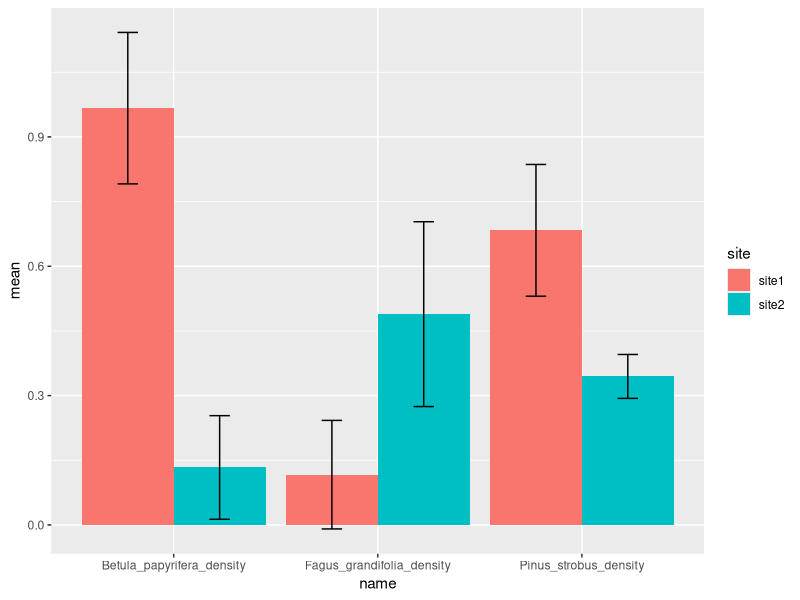
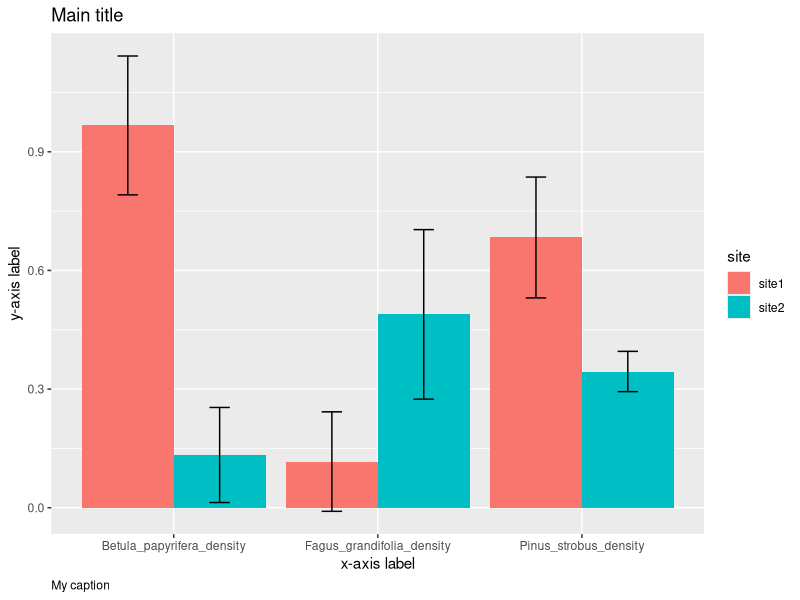

Here is the R script that generated these plots, in order:
## ---- chunk 1
knitr::opts_chunk$set(echo = TRUE)
## ---- chunk 2
library(dplyr)
library(tidyr)
library(ggplot2)
## ---- chunk 3
site1 <- cbind.data.frame(site = "site1", 
													plot = c("plot1", "plot2","plot3"),
													plot_area = c(20, 20, 20),
													Pinus_strobus = c(13, 17, 11),
													Betula_papyrifera = c(16, 19, 23),
													Fagus_grandifolia = c(2, 0, 5))
print(site1)
## ---- chunk 4
site2 <- cbind.data.frame(site = "site2", 
													plot = c("plot1", "plot2","plot3"),
													plot_area = c(30, 30, 30),
													Pinus_strobus = c(10, 12, 9),
													Betula_papyrifera = c(8, 1, 3),
													Fagus_grandifolia = c(12, 10, 22))

# Combine data from both sites into one data frame using row-bind (`rbind.data.frame`)
sites <- rbind.data.frame(site1, site2)
print(sites)
## ---- chunk 5
# Calculate density by dividing counts by plot areas
density <- sites %>% group_by(site) %>% summarize(Pinus_strobus_density = Pinus_strobus/plot_area,
																									Betula_papyrifera_density = Betula_papyrifera/plot_area,
																									Fagus_grandifolia_density = Fagus_grandifolia/plot_area)

print(density)
## ---- chunk 6
density_long <- density %>% group_by(site) %>% 
	pivot_longer(cols = c(Pinus_strobus_density, 
												Betula_papyrifera_density, 
												Fagus_grandifolia_density), values_to = "density")
print(density_long)
## ---- chunk 7
average_density <- density_long %>% group_by(site, name) %>% 
	summarize(mean = mean(density, na.rm = T),
						sd = sd(density, na.rm = T))
print(average_density)
## ---- chunk 8
final_plot <- ggplot(average_density,  aes(x = name, fill = site)) + 
	geom_bar(stat="identity", aes(y = mean), position=position_dodge()) +
	# The line below creates error bars
	geom_errorbar(aes(ymin=mean-sd, ymax=mean+sd), width=.2,
								position=position_dodge(.9)) 
final_plot
## ---- chunk 9
final_plot + labs(title = "Main title", caption = "My caption") + 
	xlab("x-axis label") +
	ylab("y-axis label") +
	theme(plot.caption = element_text(hjust = 0)) 

